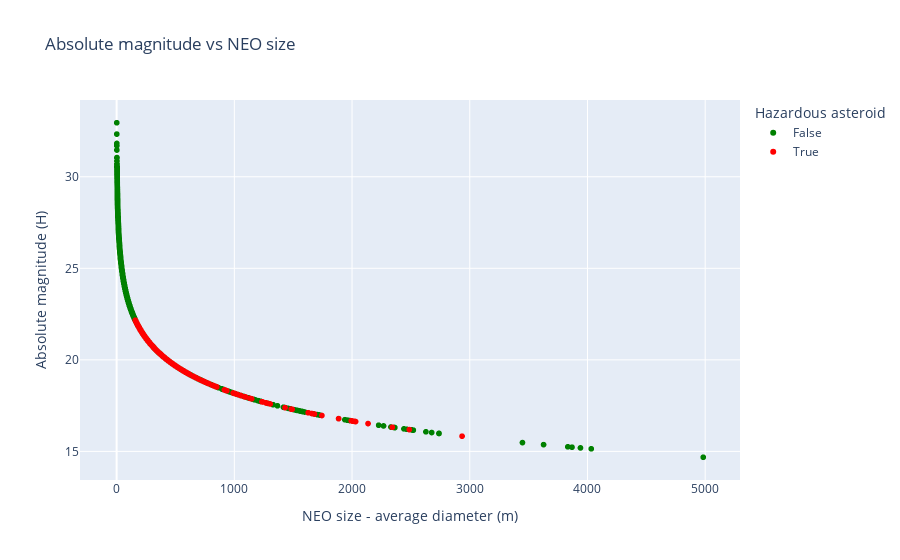

The code cell stored with this chart in its notebook:
### Code cell
# an interesting plot created from seeing which features had high correlation

size_mag_fig = px.scatter(full_relevant_approach_df, x='estimated_diameter.meters.estimated_diameter_avg', y='absolute_magnitude_h', 
                        color='is_potentially_hazardous_asteroid', 
                        color_discrete_sequence=["green", "red"],
                        title='Absolute magnitude vs NEO size',
                        labels={
                            "estimated_diameter.meters.estimated_diameter_avg": "NEO size - average diameter (m)",
                            "absolute_magnitude_h": "Absolute magnitude (H)",
                        })
size_mag_fig.update_layout(legend_title="Hazardous asteroid")
size_mag_fig.show()

# export for viewing in html
size_mag_fig.write_html("neo_size_vs_absolute_mag.html")

### Figure 1 — Plotly figure (JSON) as saved in the notebook; plotly's stock layout.template omitted (floating-point values rounded to 4 significant figures; data arrays with more than 128 entries replaced by an {"elided": "..."} marker saying what was removed)
{"data": [{"hovertemplate": "is_potentially_hazardous_asteroid=False<br>NEO size - average diameter (m)=%{x}<br>Absolute magnitude (H)=%{y}<extra></extra>", "legendgroup": "False", "marker": {"color": "green", "symbol": "circle"}, "mode": "markers", "name": "False", "showlegend": true, "type": "scattergl", "x": {"elided": "6465 float values"}, "xaxis": "x", "y": {"elided": "6465 float values"}, "yaxis": "y"}, {"hovertemplate": "is_potentially_hazardous_asteroid=True<br>NEO size - average diameter (m)=%{x}<br>Absolute magnitude (H)=%{y}<extra></extra>", "legendgroup": "True", "marker": {"color": "red", "symbol": "circle"}, "mode": "markers", "name": "True", "showlegend": true, "type": "scattergl", "x": {"elided": "456 float values"}, "xaxis": "x", "y": {"elided": "456 float values"}, "yaxis": "y"}], "layout": {"legend": {"title": {"text": "Hazardous asteroid"}, "tracegroupgap": 0}, "title": {"text": "Absolute magnitude vs NEO size"}, "xaxis": {"anchor": "y", "domain": [0, 1], "title": {"text": "NEO size - average diameter (m)"}}, "yaxis": {"anchor": "x", "domain": [0, 1], "title": {"text": "Absolute magnitude (H)"}}}}
